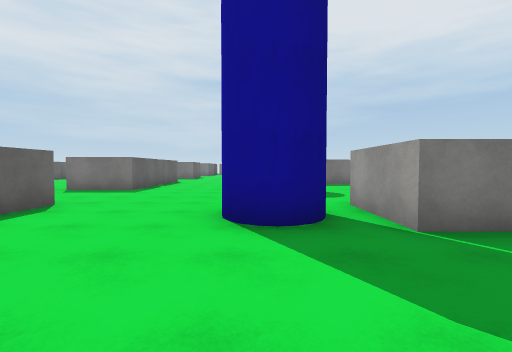
view 1 (above)

24 first-person views from a walk through a 3-D level made in the Unity game engine. The camera is 1.4 m above the floor, tilts 2° down and sees 90° across. The floor is counted in squares, 2 m on a side. Each view is taken from the middle of a square. On the plan, view 1 faces up. The plan holds only what a view shows up to about 9 squares ahead; the rest is blank. The place goes on beyond the plan. Surface patterns are stand-ins for the level's own textures.

view 2
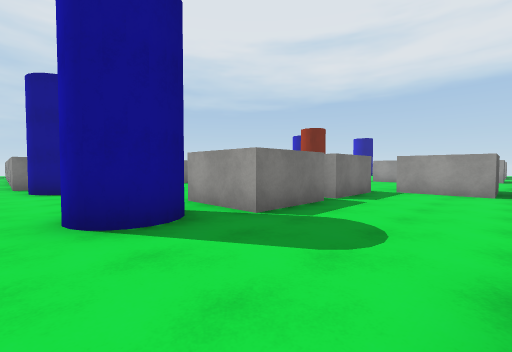

view 3
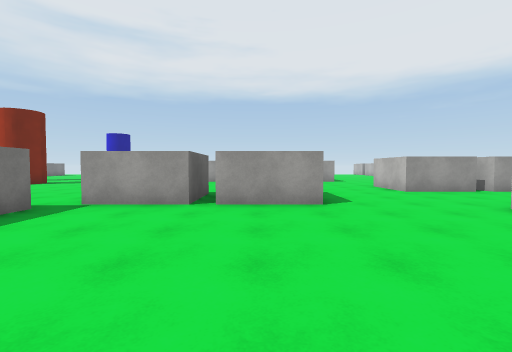

view 4
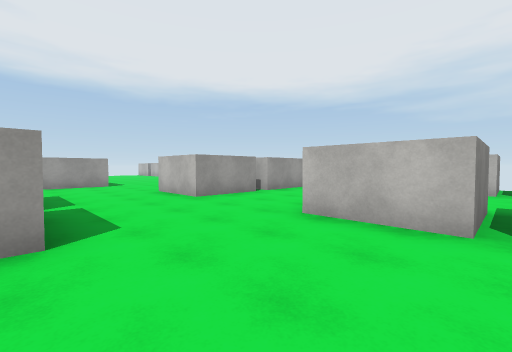

view 5
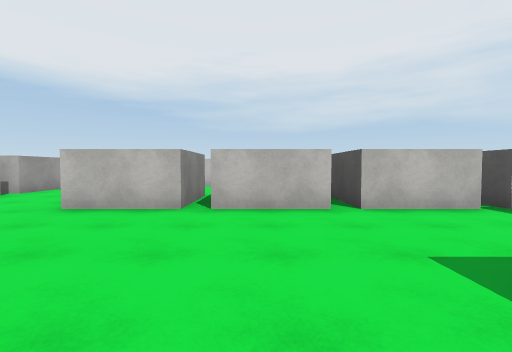

view 6
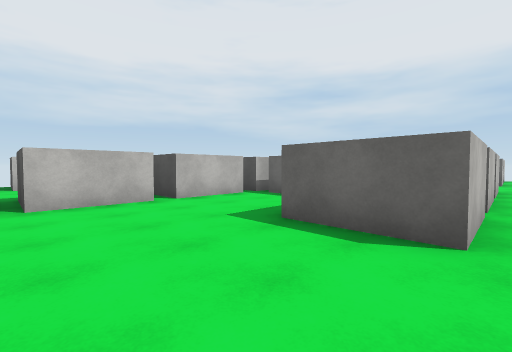

view 7
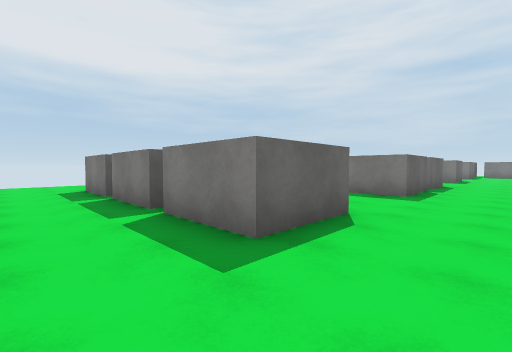

view 8
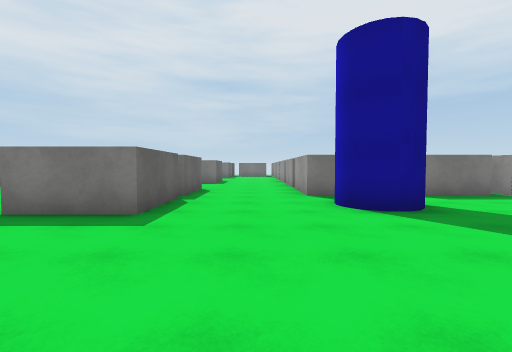

view 9
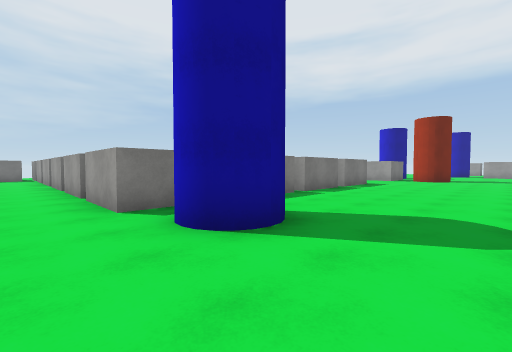

view 10
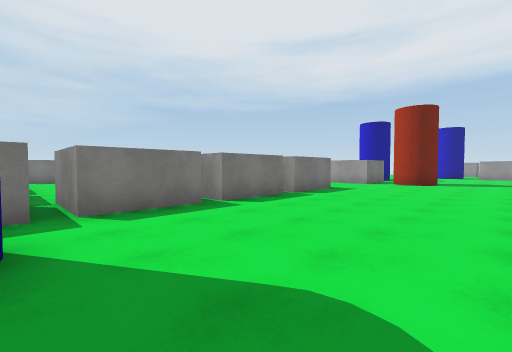

view 11
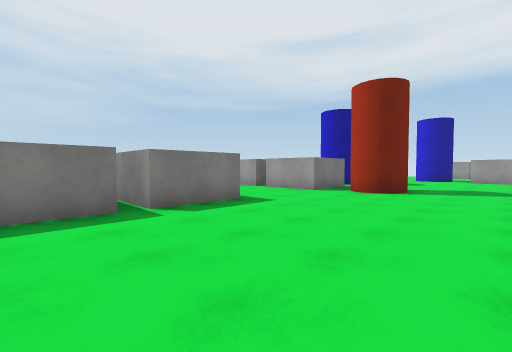

view 12
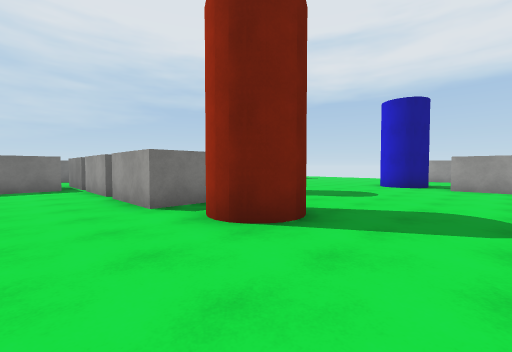

view 13
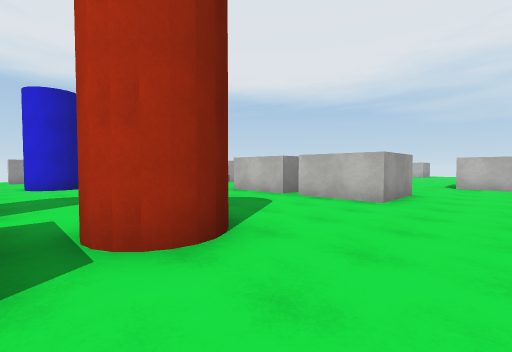

view 14
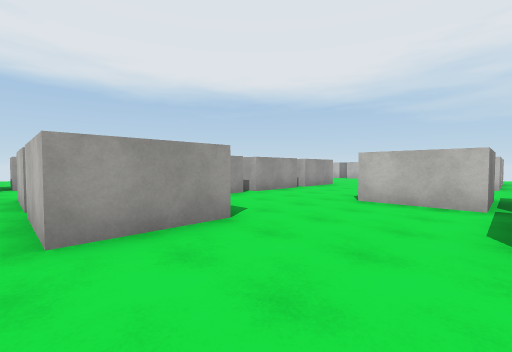

view 15
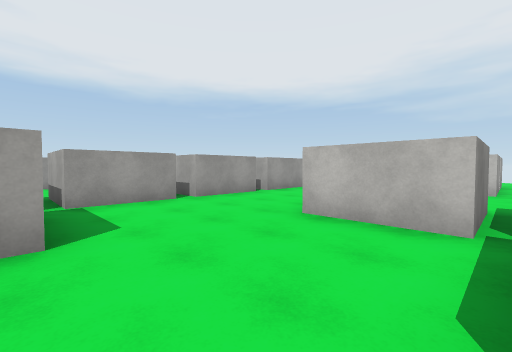

view 16
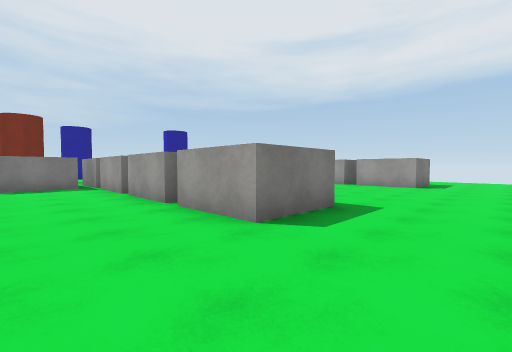

view 17
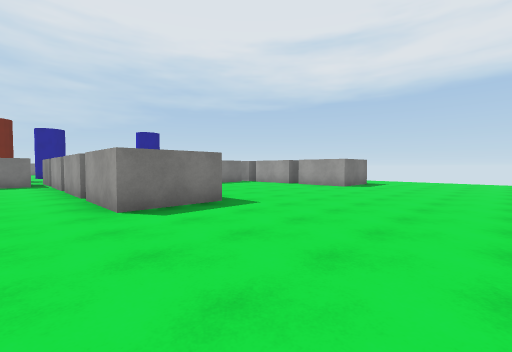

view 18
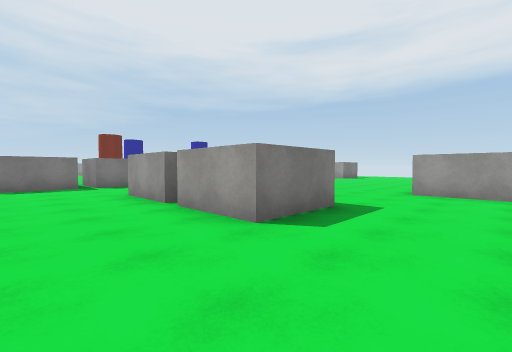

view 19
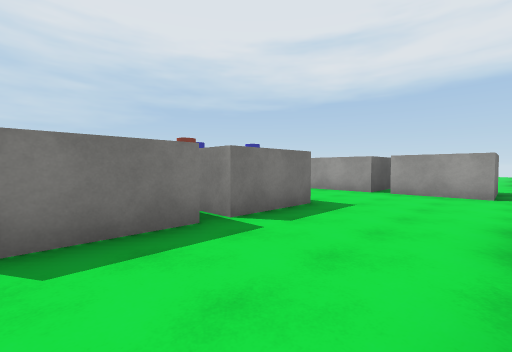

view 20
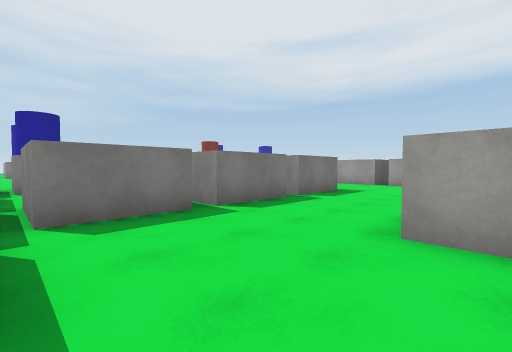

view 21
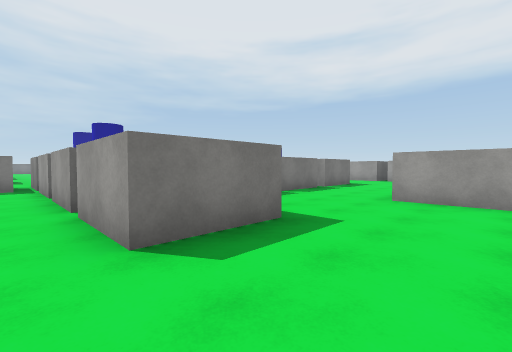

view 22
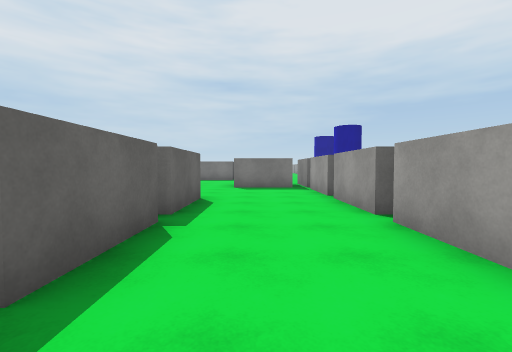

view 23
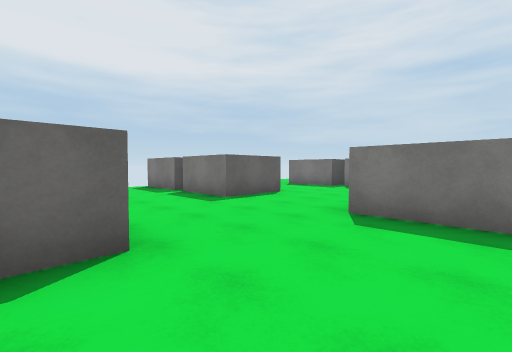

view 24
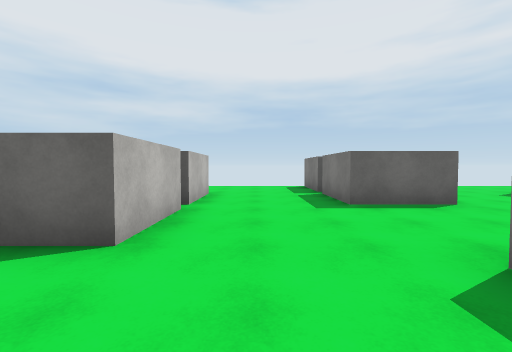

### Floor plan
Key: @ floor where view 1 was taken; # wall or solid block; . floor.
Columns run from 13 left of view 1 to 20 right of it. Each row starts with its distance up from view 1.
 14            ..#         ..#
 13           ...#         ..#
 12          #...###    #  ..#
 11          #...####.####...##   ..
 10          .........................
  9          #...##...........#......#
  8        .##.......................#
  7        ..........................#
  6         .........................#
  5          .......      ............
  4 ..       #...###    .....##.##   #
  3 ...####.##.....##.##.....##.##   #
  2 ....................# ......##   #
  1 ....................##......#
  0     .........@...............
 -1     #...####.##.....# .##...#
 -2 ##.##...### .##.....##.# ...#  ..
 -3 ..........# ................#  ...
 -4 ..........##................##....
 -5 ..................................
 -6    ####...##.####.##...##.........
 -7       #...# .####.##...##.........
 -8       #...# ...........## ........
 -9       #...##...........##.........
-10        .......................
-11         .......##.# ........#
-12          ......# .# ........#

Positions as (right, up) in squares from view 1, and headings:
1: (0, 0), facing up
2: (-1, 0), facing up-right
3: (2, -1), facing right
4: (4, -2), facing down-right
5: (3, -1), facing down
6: (4, 0), facing down-left
7: (-2, 1), facing up-left
8: (-2, 4), facing up
9: (-2, 6), facing up-right
10: (1, 6), facing up-right
11: (5, 6), facing up-right
12: (10, 6), facing up-right
13: (10, 10), facing down-right
14: (9, 5), facing down-right
15: (9, 3), facing down-right
16: (12, -7), facing up-right
17: (13, -9), facing up-right
18: (7, -12), facing up-right
19: (2, -10), facing up-right
20: (-1, -11), facing up-right
21: (-4, -12), facing up-right
22: (-5, -11), facing up
23: (-4, -6), facing up-left
24: (-4, -4), facing left
